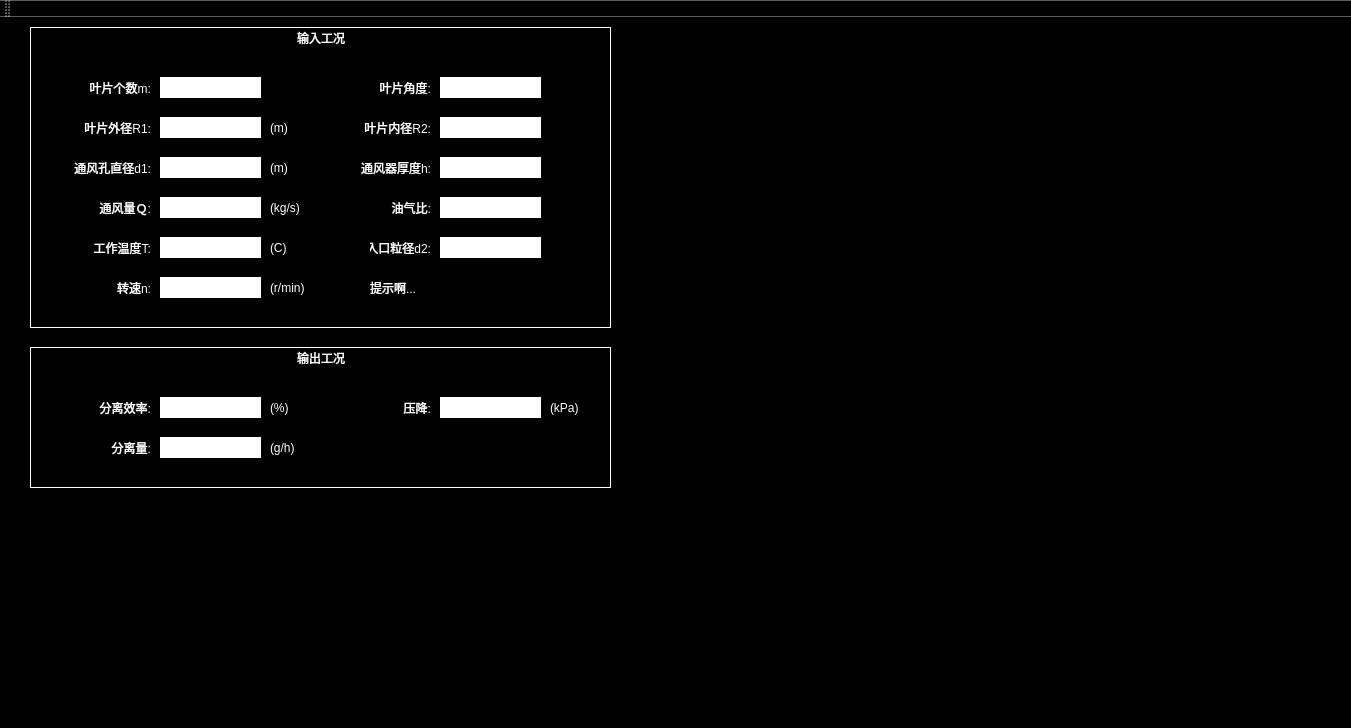
<?xml version="1.0" encoding="UTF-8"?>
<ui version="4.0">
 <class>MainWindow</class>
 <widget class="QMainWindow" name="MainWindow">
  <property name="geometry">
   <rect>
    <x>0</x>
    <y>0</y>
    <width>1351</width>
    <height>728</height>
   </rect>
  </property>
  <property name="windowTitle">
   <string>MainWindow</string>
  </property>
  <property name="autoFillBackground">
   <bool>false</bool>
  </property>
  <property name="styleSheet">
   <string notr="true">background-color: rgb(0, 0, 0);
color: rgb(255, 255, 255);</string>
  </property>
  <widget class="QWidget" name="centralWidget">
   <widget class="QGroupBox" name="groupBox">
    <property name="geometry">
     <rect>
      <x>30</x>
      <y>10</y>
      <width>581</width>
      <height>301</height>
     </rect>
    </property>
    <property name="toolTip">
     <string notr="true"/>
    </property>
    <property name="styleSheet">
     <string notr="true"> border-width: 1px;
border-color: rgb(255, 255, 255);
 border-style: solid;</string>
    </property>
    <property name="title">
     <string notr="true">输入工况</string>
    </property>
    <property name="alignment">
     <set>Qt::AlignHCenter|Qt::AlignTop</set>
    </property>
    <property name="flat">
     <bool>false</bool>
    </property>
    <widget class="QLabel" name="label">
     <property name="geometry">
      <rect>
       <x>10</x>
       <y>50</y>
       <width>111</width>
       <height>21</height>
      </rect>
     </property>
     <property name="styleSheet">
      <string notr="true">border: none</string>
     </property>
     <property name="text">
      <string>叶片个数m:</string>
     </property>
     <property name="alignment">
      <set>Qt::AlignRight|Qt::AlignTrailing|Qt::AlignVCenter</set>
     </property>
    </widget>
    <widget class="QLineEdit" name="yepiangeshu_edit">
     <property name="geometry">
      <rect>
       <x>130</x>
       <y>50</y>
       <width>101</width>
       <height>21</height>
      </rect>
     </property>
     <property name="styleSheet">
      <string notr="true">background-color: rgb(255, 255, 255);</string>
     </property>
    </widget>
    <widget class="QLabel" name="label_7">
     <property name="geometry">
      <rect>
       <x>340</x>
       <y>210</y>
       <width>61</width>
       <height>21</height>
      </rect>
     </property>
     <property name="styleSheet">
      <string notr="true">border: none</string>
     </property>
     <property name="text">
      <string>入口粒径d2:</string>
     </property>
     <property name="alignment">
      <set>Qt::AlignRight|Qt::AlignTrailing|Qt::AlignVCenter</set>
     </property>
    </widget>
    <widget class="QLabel" name="label_8">
     <property name="geometry">
      <rect>
       <x>310</x>
       <y>130</y>
       <width>91</width>
       <height>21</height>
      </rect>
     </property>
     <property name="styleSheet">
      <string notr="true">border: none</string>
     </property>
     <property name="text">
      <string>通风器厚度h:</string>
     </property>
     <property name="alignment">
      <set>Qt::AlignRight|Qt::AlignTrailing|Qt::AlignVCenter</set>
     </property>
    </widget>
    <widget class="QLabel" name="label_9">
     <property name="geometry">
      <rect>
       <x>340</x>
       <y>170</y>
       <width>61</width>
       <height>21</height>
      </rect>
     </property>
     <property name="styleSheet">
      <string notr="true">border: none</string>
     </property>
     <property name="text">
      <string>油气比:</string>
     </property>
     <property name="alignment">
      <set>Qt::AlignRight|Qt::AlignTrailing|Qt::AlignVCenter</set>
     </property>
    </widget>
    <widget class="QLineEdit" name="tongfengqihoudu_edit">
     <property name="geometry">
      <rect>
       <x>410</x>
       <y>130</y>
       <width>101</width>
       <height>21</height>
      </rect>
     </property>
     <property name="styleSheet">
      <string notr="true">background-color: rgb(255, 255, 255);</string>
     </property>
    </widget>
    <widget class="QLabel" name="label_hint">
     <property name="geometry">
      <rect>
       <x>340</x>
       <y>250</y>
       <width>161</width>
       <height>21</height>
      </rect>
     </property>
     <property name="styleSheet">
      <string notr="true">border: none</string>
     </property>
     <property name="text">
      <string>提示啊...</string>
     </property>
    </widget>
    <widget class="QLineEdit" name="yepianneijing_edit">
     <property name="geometry">
      <rect>
       <x>410</x>
       <y>90</y>
       <width>101</width>
       <height>21</height>
      </rect>
     </property>
     <property name="styleSheet">
      <string notr="true">background-color: rgb(255, 255, 255);</string>
     </property>
    </widget>
    <widget class="QLabel" name="label_11">
     <property name="geometry">
      <rect>
       <x>330</x>
       <y>50</y>
       <width>71</width>
       <height>21</height>
      </rect>
     </property>
     <property name="styleSheet">
      <string notr="true">border: none</string>
     </property>
     <property name="text">
      <string>叶片角度:</string>
     </property>
     <property name="alignment">
      <set>Qt::AlignRight|Qt::AlignTrailing|Qt::AlignVCenter</set>
     </property>
    </widget>
    <widget class="QLabel" name="label_12">
     <property name="geometry">
      <rect>
       <x>310</x>
       <y>90</y>
       <width>91</width>
       <height>21</height>
      </rect>
     </property>
     <property name="styleSheet">
      <string notr="true">border: none</string>
     </property>
     <property name="text">
      <string>叶片内径R2:</string>
     </property>
     <property name="alignment">
      <set>Qt::AlignRight|Qt::AlignTrailing|Qt::AlignVCenter</set>
     </property>
    </widget>
    <widget class="QLineEdit" name="yepianjiaodu_edit">
     <property name="geometry">
      <rect>
       <x>410</x>
       <y>50</y>
       <width>101</width>
       <height>21</height>
      </rect>
     </property>
     <property name="styleSheet">
      <string notr="true">background-color: rgb(255, 255, 255);</string>
     </property>
    </widget>
    <widget class="QLineEdit" name="rukoulijing_edit">
     <property name="geometry">
      <rect>
       <x>410</x>
       <y>210</y>
       <width>101</width>
       <height>21</height>
      </rect>
     </property>
     <property name="styleSheet">
      <string notr="true">background-color: rgb(255, 255, 255);</string>
     </property>
    </widget>
    <widget class="QLineEdit" name="youqibi_edit">
     <property name="geometry">
      <rect>
       <x>410</x>
       <y>170</y>
       <width>101</width>
       <height>21</height>
      </rect>
     </property>
     <property name="styleSheet">
      <string notr="true">background-color: rgb(255, 255, 255);</string>
     </property>
    </widget>
    <widget class="QLabel" name="label_2">
     <property name="geometry">
      <rect>
       <x>10</x>
       <y>90</y>
       <width>111</width>
       <height>21</height>
      </rect>
     </property>
     <property name="styleSheet">
      <string notr="true">border: none</string>
     </property>
     <property name="text">
      <string>叶片外径R1:</string>
     </property>
     <property name="alignment">
      <set>Qt::AlignRight|Qt::AlignTrailing|Qt::AlignVCenter</set>
     </property>
    </widget>
    <widget class="QLineEdit" name="yepianwaijing_edit">
     <property name="geometry">
      <rect>
       <x>130</x>
       <y>90</y>
       <width>101</width>
       <height>21</height>
      </rect>
     </property>
     <property name="styleSheet">
      <string notr="true">background-color: rgb(255, 255, 255);</string>
     </property>
    </widget>
    <widget class="QLabel" name="label_3">
     <property name="geometry">
      <rect>
       <x>10</x>
       <y>130</y>
       <width>111</width>
       <height>21</height>
      </rect>
     </property>
     <property name="styleSheet">
      <string notr="true">border: none</string>
     </property>
     <property name="text">
      <string>通风孔直径d1:</string>
     </property>
     <property name="alignment">
      <set>Qt::AlignRight|Qt::AlignTrailing|Qt::AlignVCenter</set>
     </property>
    </widget>
    <widget class="QLineEdit" name="tongfengkongzhijing_edit">
     <property name="geometry">
      <rect>
       <x>130</x>
       <y>130</y>
       <width>101</width>
       <height>21</height>
      </rect>
     </property>
     <property name="styleSheet">
      <string notr="true">background-color: rgb(255, 255, 255);</string>
     </property>
    </widget>
    <widget class="QLabel" name="label_4">
     <property name="geometry">
      <rect>
       <x>10</x>
       <y>170</y>
       <width>111</width>
       <height>21</height>
      </rect>
     </property>
     <property name="styleSheet">
      <string notr="true">border: none</string>
     </property>
     <property name="text">
      <string>通风量Ｑ:</string>
     </property>
     <property name="alignment">
      <set>Qt::AlignRight|Qt::AlignTrailing|Qt::AlignVCenter</set>
     </property>
    </widget>
    <widget class="QLineEdit" name="tongfengliang_edit">
     <property name="geometry">
      <rect>
       <x>130</x>
       <y>170</y>
       <width>101</width>
       <height>21</height>
      </rect>
     </property>
     <property name="styleSheet">
      <string notr="true">background-color: rgb(255, 255, 255);</string>
     </property>
    </widget>
    <widget class="QLabel" name="label_5">
     <property name="geometry">
      <rect>
       <x>10</x>
       <y>210</y>
       <width>111</width>
       <height>21</height>
      </rect>
     </property>
     <property name="styleSheet">
      <string notr="true">border: none</string>
     </property>
     <property name="text">
      <string>工作温度T:</string>
     </property>
     <property name="alignment">
      <set>Qt::AlignRight|Qt::AlignTrailing|Qt::AlignVCenter</set>
     </property>
    </widget>
    <widget class="QLineEdit" name="gongzuowendu_edit">
     <property name="geometry">
      <rect>
       <x>130</x>
       <y>210</y>
       <width>101</width>
       <height>21</height>
      </rect>
     </property>
     <property name="styleSheet">
      <string notr="true">background-color: rgb(255, 255, 255);</string>
     </property>
    </widget>
    <widget class="QLabel" name="label_6">
     <property name="geometry">
      <rect>
       <x>10</x>
       <y>250</y>
       <width>111</width>
       <height>21</height>
      </rect>
     </property>
     <property name="styleSheet">
      <string notr="true">border: none</string>
     </property>
     <property name="text">
      <string>转速n:</string>
     </property>
     <property name="alignment">
      <set>Qt::AlignRight|Qt::AlignTrailing|Qt::AlignVCenter</set>
     </property>
    </widget>
    <widget class="QLineEdit" name="zhuansu_edit">
     <property name="geometry">
      <rect>
       <x>130</x>
       <y>250</y>
       <width>101</width>
       <height>21</height>
      </rect>
     </property>
     <property name="styleSheet">
      <string notr="true">background-color: rgb(255, 255, 255);</string>
     </property>
    </widget>
    <widget class="QLabel" name="label_13">
     <property name="geometry">
      <rect>
       <x>240</x>
       <y>90</y>
       <width>21</width>
       <height>21</height>
      </rect>
     </property>
     <property name="styleSheet">
      <string notr="true">border: none</string>
     </property>
     <property name="text">
      <string>(m)</string>
     </property>
    </widget>
    <widget class="QLabel" name="label_14">
     <property name="geometry">
      <rect>
       <x>240</x>
       <y>130</y>
       <width>21</width>
       <height>21</height>
      </rect>
     </property>
     <property name="styleSheet">
      <string notr="true">border: none</string>
     </property>
     <property name="text">
      <string>(m)</string>
     </property>
    </widget>
    <widget class="QLabel" name="label_15">
     <property name="geometry">
      <rect>
       <x>240</x>
       <y>170</y>
       <width>41</width>
       <height>21</height>
      </rect>
     </property>
     <property name="styleSheet">
      <string notr="true">border: none</string>
     </property>
     <property name="text">
      <string>(kg/s)</string>
     </property>
    </widget>
    <widget class="QLabel" name="label_16">
     <property name="geometry">
      <rect>
       <x>240</x>
       <y>210</y>
       <width>41</width>
       <height>21</height>
      </rect>
     </property>
     <property name="styleSheet">
      <string notr="true">border: none</string>
     </property>
     <property name="text">
      <string>(C)</string>
     </property>
    </widget>
    <widget class="QLabel" name="label_17">
     <property name="geometry">
      <rect>
       <x>240</x>
       <y>250</y>
       <width>61</width>
       <height>21</height>
      </rect>
     </property>
     <property name="styleSheet">
      <string notr="true">border: none</string>
     </property>
     <property name="text">
      <string>(r/min)</string>
     </property>
    </widget>
   </widget>
   <widget class="QGroupBox" name="groupBox_2">
    <property name="geometry">
     <rect>
      <x>30</x>
      <y>330</y>
      <width>581</width>
      <height>141</height>
     </rect>
    </property>
    <property name="toolTip">
     <string notr="true"/>
    </property>
    <property name="styleSheet">
     <string notr="true"> border-width: 1px;
border-color: rgb(255, 255, 255);
 border-style: solid;</string>
    </property>
    <property name="title">
     <string notr="true">输出工况</string>
    </property>
    <property name="alignment">
     <set>Qt::AlignHCenter|Qt::AlignTop</set>
    </property>
    <property name="flat">
     <bool>false</bool>
    </property>
    <widget class="QLabel" name="label_10">
     <property name="geometry">
      <rect>
       <x>10</x>
       <y>50</y>
       <width>111</width>
       <height>21</height>
      </rect>
     </property>
     <property name="styleSheet">
      <string notr="true">border: none</string>
     </property>
     <property name="text">
      <string>分离效率:</string>
     </property>
     <property name="alignment">
      <set>Qt::AlignRight|Qt::AlignTrailing|Qt::AlignVCenter</set>
     </property>
    </widget>
    <widget class="QLineEdit" name="yepiangeshu_edit_2">
     <property name="geometry">
      <rect>
       <x>130</x>
       <y>50</y>
       <width>101</width>
       <height>21</height>
      </rect>
     </property>
     <property name="styleSheet">
      <string notr="true">background-color: rgb(255, 255, 255);</string>
     </property>
    </widget>
    <widget class="QLabel" name="label_21">
     <property name="geometry">
      <rect>
       <x>330</x>
       <y>50</y>
       <width>71</width>
       <height>21</height>
      </rect>
     </property>
     <property name="styleSheet">
      <string notr="true">border: none</string>
     </property>
     <property name="text">
      <string>压降:</string>
     </property>
     <property name="alignment">
      <set>Qt::AlignRight|Qt::AlignTrailing|Qt::AlignVCenter</set>
     </property>
    </widget>
    <widget class="QLineEdit" name="yepianjiaodu_edit_2">
     <property name="geometry">
      <rect>
       <x>410</x>
       <y>50</y>
       <width>101</width>
       <height>21</height>
      </rect>
     </property>
     <property name="styleSheet">
      <string notr="true">background-color: rgb(255, 255, 255);</string>
     </property>
    </widget>
    <widget class="QLabel" name="label_23">
     <property name="geometry">
      <rect>
       <x>10</x>
       <y>90</y>
       <width>111</width>
       <height>21</height>
      </rect>
     </property>
     <property name="styleSheet">
      <string notr="true">border: none</string>
     </property>
     <property name="text">
      <string>分离量:</string>
     </property>
     <property name="alignment">
      <set>Qt::AlignRight|Qt::AlignTrailing|Qt::AlignVCenter</set>
     </property>
    </widget>
    <widget class="QLineEdit" name="yepianwaijing_edit_2">
     <property name="geometry">
      <rect>
       <x>130</x>
       <y>90</y>
       <width>101</width>
       <height>21</height>
      </rect>
     </property>
     <property name="styleSheet">
      <string notr="true">background-color: rgb(255, 255, 255);</string>
     </property>
    </widget>
    <widget class="QLabel" name="label_28">
     <property name="geometry">
      <rect>
       <x>240</x>
       <y>90</y>
       <width>31</width>
       <height>21</height>
      </rect>
     </property>
     <property name="styleSheet">
      <string notr="true">border: none</string>
     </property>
     <property name="text">
      <string>(g/h)</string>
     </property>
    </widget>
    <widget class="QLabel" name="label_29">
     <property name="geometry">
      <rect>
       <x>240</x>
       <y>50</y>
       <width>21</width>
       <height>21</height>
      </rect>
     </property>
     <property name="styleSheet">
      <string notr="true">border: none</string>
     </property>
     <property name="text">
      <string>(%)</string>
     </property>
    </widget>
    <widget class="QLabel" name="label_30">
     <property name="geometry">
      <rect>
       <x>520</x>
       <y>50</y>
       <width>41</width>
       <height>21</height>
      </rect>
     </property>
     <property name="styleSheet">
      <string notr="true">border: none</string>
     </property>
     <property name="text">
      <string>(kPa)</string>
     </property>
    </widget>
   </widget>
  </widget>
  <widget class="QMenuBar" name="menuBar">
   <property name="geometry">
    <rect>
     <x>0</x>
     <y>0</y>
     <width>1351</width>
     <height>26</height>
    </rect>
   </property>
  </widget>
  <widget class="QToolBar" name="mainToolBar">
   <attribute name="toolBarArea">
    <enum>TopToolBarArea</enum>
   </attribute>
   <attribute name="toolBarBreak">
    <bool>false</bool>
   </attribute>
  </widget>
  <widget class="QStatusBar" name="statusBar"/>
 </widget>
 <layoutdefault spacing="6" margin="11"/>
 <resources/>
 <connections/>
</ui>
